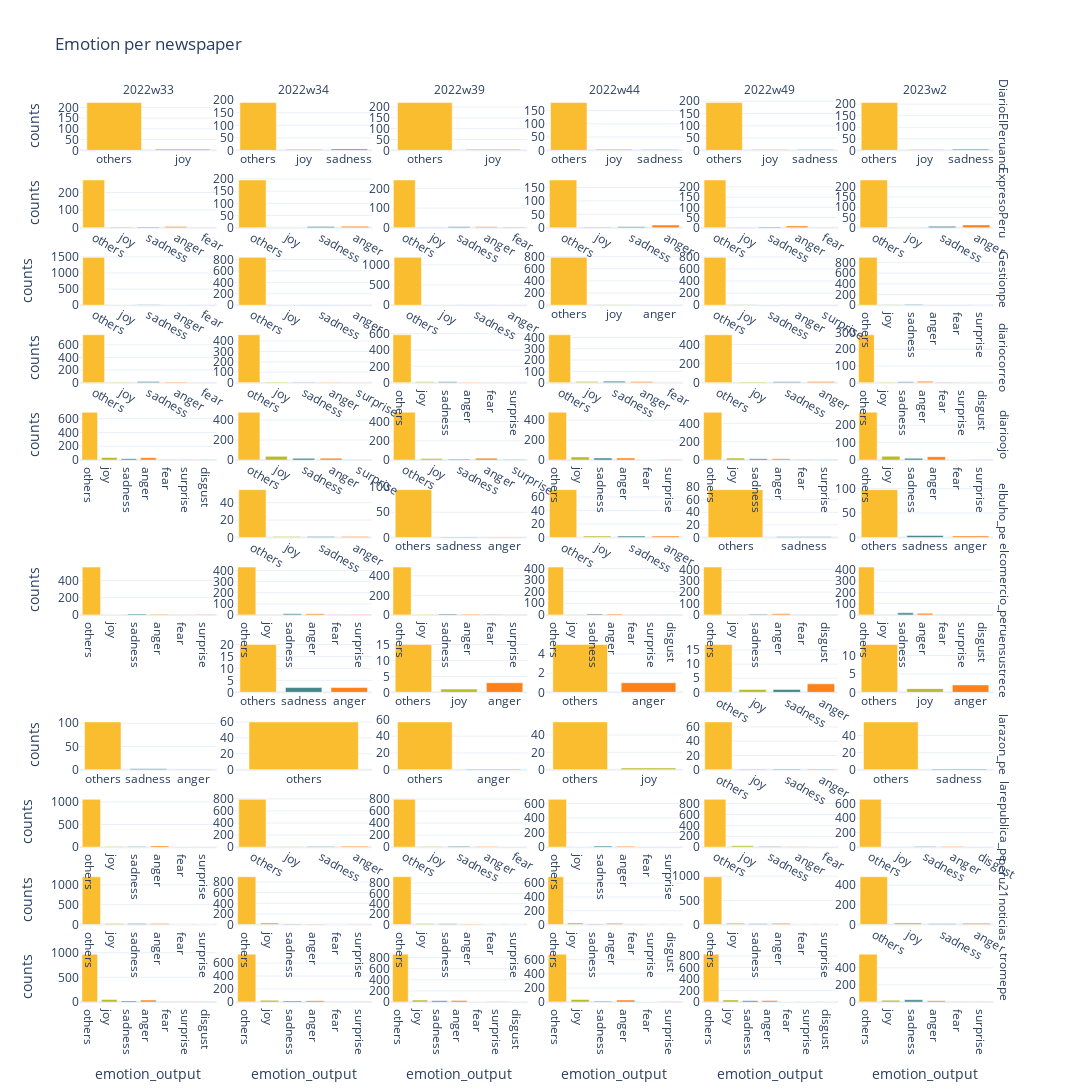

The notebook cell this image was saved under:
### Code cell
fig = px.bar(
    emotion_counts,
    x="emotion_output",
    y="counts",
    facet_row="newspaper",
    facet_col="year_week",
    color="emotion_output",
    color_discrete_sequence=gruvbox_colors,
    title="Emotion per newspaper",
    height=2100,
    width=2100
    )

fig.for_each_annotation(lambda a: a.update(text=f"{a.text.split('=')[-1]}"))
fig.update_xaxes(matches=None, showticklabels=True)
fig.update_yaxes(matches=None, showticklabels=True)
fig.update_layout(showlegend=False)

fig.write_html(f"{BASE_DIR}/reports/emotion_bar-{TIME_STAMPS[0]}-{TIME_STAMPS[-1]}.html")

fig.show()
